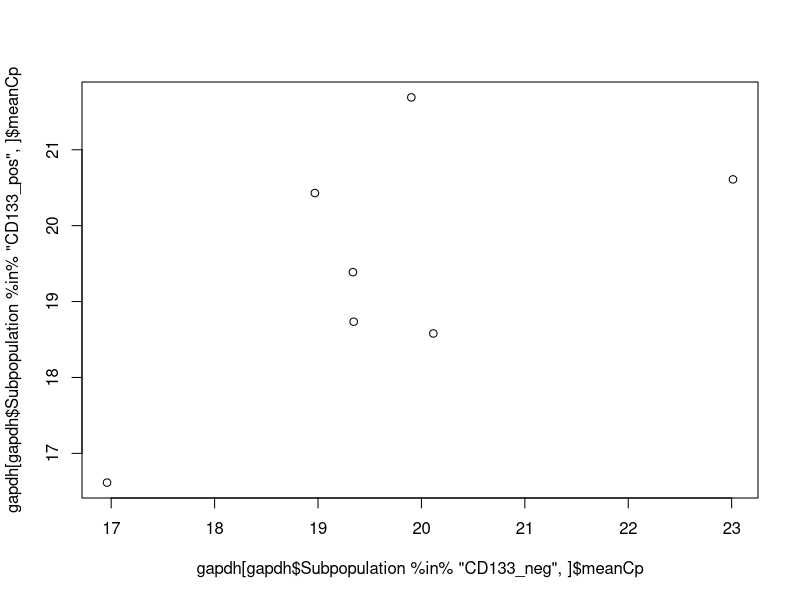
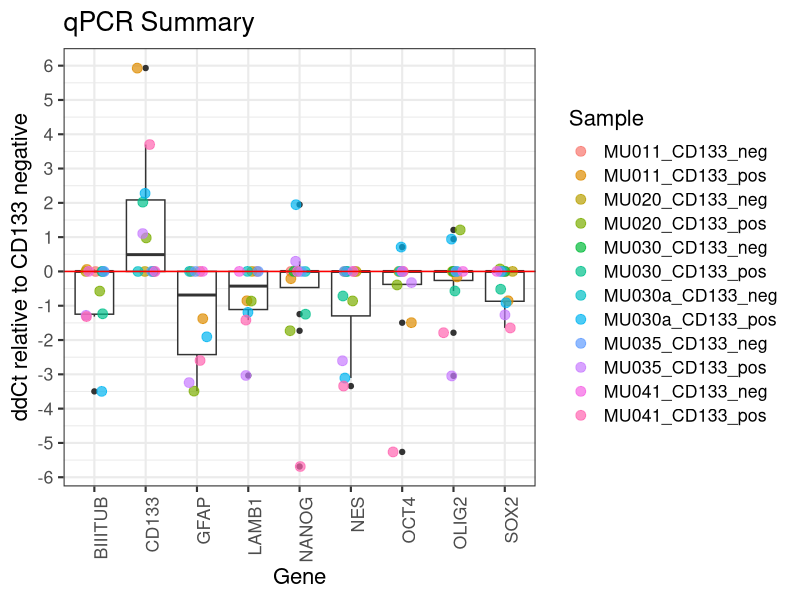

Generate these figures, in order, with R: (Note: this script raises an error after producing the figures.)
library(reshape)
library(plyr)
library(ggplot2)
#source('~/Documents/Rscripts/multiplot.R')

ddCTcalculate = function(geneOfInterest, sampleOfInterest='020_N', houseKeepingGene='GAPDH', referenceSample='020_N', data=rawData) 
{
    sampleHouse = paste(sampleOfInterest, houseKeepingGene)
    sampleGene = paste(sampleOfInterest, geneOfInterest)
    # Extract the Cp of the hosue keeping gene
    houseCp = data[sampleHouse, 'meanCp']
    geneCp = data[sampleGene, 'meanCp']
    # dCt calculation for the sample of interest
    dCt = houseCp - geneCp
    # Extract the meanCP for the reference sample. First get the index of the housekeeping gene, then the gene of interest
    refDctRowHouse = paste(referenceSample, houseKeepingGene)
    refDctRowGene = paste(referenceSample, geneOfInterest)
    # Calculate dCt for the reference sample
    referenceSample_dCt = data[refDctRowHouse, 'meanCp'] - data[refDctRowGene, 'meanCp']
    # Calculate ddCt
    ddCt = dCt - referenceSample_dCt
    return (ddCt)
}

foldChangecalculate = function(geneOfInterest, sampleOfInterest='020_N', houseKeepingGene='GAPDH', referenceSample='020_N', data=rawData) 
{
    sampleHouse = paste(sampleOfInterest, houseKeepingGene)
    sampleGene = paste(sampleOfInterest, geneOfInterest)
    # Extract the Cp of the hosue keeping gene
    houseCp = data[sampleHouse, 'meanCp']
    geneCp = data[sampleGene, 'meanCp']
    # dCt calculation for the sample of interest
    dCt = houseCp - geneCp
    # Extract the meanCP for the reference sample. First get the index of the housekeeping gene, then the gene of interest
    refDctRowHouse = paste(referenceSample, houseKeepingGene)
    refDctRowGene = paste(referenceSample, geneOfInterest)
    # Calculate dCt for the reference sample
    referenceSample_dCt = data[refDctRowHouse, 'meanCp'] - data[refDctRowGene, 'meanCp']
    # Calculate ddCt
    ddCt = dCt - referenceSample_dCt
    foldChange = 2^ddCt
    return (foldChange)
}

plotPDGC = function(dataFrame, pdgc="MU035") {
    # This function takes a dataFrane of some data and returns a ggplot object specific to the cell line supplied as a string
    extract = dataFrame[,"PDGC"] %in% pdgc
    datPlot = dataFrame[extract,]
    # The colour of the plots
    cols = c("orange", "forestgreen", "darkblue", "darkred")
    p = ggplot(data=datPlot, aes(x=Gene, y=ddCT, fill=Subpopulation)) +
        geom_bar(stat="identity", position=position_dodge(), colour="black") + 
        ggtitle(paste("qPCR", pdgc, sep=" ")) +  scale_fill_manual(values=cols) + 
        xlab("Gene") + ylab("ddCt") +
        theme_bw(base_size=16) + theme(axis.text.x = element_text(angle = 90, hjust = 1))
    return (p) }

setwd("150316_qPCRcd133Summary/")

dat = read.csv("dat/150316_summaryEdit.csv", row.names=1)
dat$Sample = paste(dat$PDGC, dat$Subpopulation, sep="_")
dat$Gene = gsub("POU5F1", "OCT4", dat$Gene)
dat$Gene = gsub("PROM1", "CD133", dat$Gene)

# Take the mean of duplicated measurements
datWide = ddply(dat, .(Sample, Gene, PDGC, Subpopulation), summarise, meanCp = mean(MeanCP, na.rm=T))

# Check that GAPDH is not differentially expressed
gapdh = datWide[datWide$Gene %in% "GAPDH",]
plot(gapdh[gapdh$Subpopulation %in% "CD133_neg",]$meanCp,
     gapdh[gapdh$Subpopulation %in% "CD133_pos",]$meanCp)

# Calculate ddCT

getddCt = function(dataFrame, sampleInt="MU035_CD133_neg") 
{
    # Extract the genes that were measured by both samples.
    samp = dataFrame[dataFrame$Sample %in% sampleInt,"Gene"]
    cd133neg = gsub("_CD133_pos", "_CD133_neg", sampleInt)
    ref = dataFrame[dataFrame$Sample %in% cd133neg, "Gene"]
    genes = intersect(samp, ref)
    
    # Subset the shared genes and sort
    subDat = dataFrame[dataFrame$Sample %in% c(sampleInt, cd133neg),]
    subDat = subDat[subDat$Gene %in% genes,]
    subDat = subDat[order(subDat$Sample, subDat$Gene),]
    row.names(subDat) = paste(subDat$Sample, subDat$Gene)
    
    # Call the ddCt functions
    subDat$ddCT = ddCTcalculate(geneOfInterest=subDat$Gene, sampleOfInterest=subDat$Sample,
                                houseKeepingGene='GAPDH', referenceSample=cd133neg, data=subDat)
    subDat$foldChange = foldChangecalculate(geneOfInterest=subDat$Gene, sampleOfInterest=subDat$Sample,
                                            houseKeepingGene='GAPDH', referenceSample=cd133neg, data=subDat)
    
    # Remove the reference samples which will be 0 anyway.
    result = subDat[subDat$Sample %in% sampleInt,]
    # Will have to switch between these return values for plotting
    return (subDat)
    #return (result)
}

############   Calculate ddCT ############  
dataFrame = datWide
sampleInt = "MU035_CD133_pos"

mu035_P = getddCt(datWide, "MU035_CD133_pos")
mu011_P = getddCt(datWide, "MU011_CD133_pos")
mu020_P = getddCt(datWide, "MU020_CD133_pos")
mu030_P = getddCt(datWide, "MU030_CD133_pos")
mu030a_P = getddCt(datWide, "MU030a_CD133_pos")
mu041_P = getddCt(datWide, "MU041_CD133_pos")

ddCt = rbind(mu011_P, mu020_P, mu030_P, mu030a_P, mu035_P, mu041_P)
# write.csv(ddCt,"150317_ddCtResults.csv", row.names=F)

rm(mu011_P, mu020_P, mu030_P, mu030a_P, mu035_P, mu041_P)
# Get rid of the genes only measured on ES cells
ddCt = ddCt[!ddCt$Gene %in% c("ATP5G3", "B2M", "CREB1",  "GRIA2", "GAPDH",
                              "HAPLN1", "MGMT", "REST"),]

orderedDat = ddCt[order(ddCt$Gene, ddCt$PDGC),]

# Make a boxplot of ddCT valuse
ggplot(data=ddCt, aes(x=Gene, y=ddCT)) +
    geom_boxplot() + geom_point(aes(colour=Sample), size =3, alpha=0.7,  position = position_jitter(w = 0.2)) +
    ggtitle("qPCR Summary") + geom_hline(yintercept=0, colour="red") +
    xlab("Gene") + ylab("ddCt relative to CD133 negative") +
    scale_y_continuous(breaks = round(seq(-6, 6, by = 1),1)) +
    theme_bw(base_size=16) + theme(axis.text.x = element_text(angle = 90, hjust = 1))

######## Summarise by biological replicates ######## 

bioRep = ddply(ddCt, .(Subpopulation, Gene), summarise, meanddCt = mean(ddCT, na.rm=T), 
               sdddCt = sd(ddCT, na.rm=T), reps=length(ddCT))
bioRep$seddCt = bioRep$sdddCt / sqrt(bioRep$reps)
write.csv(bioRep, "150321_biologicalRepCD133.csv")

# Plot the biological replicates
ggplot(data=bioRep, aes(x=Gene, y=meanddCt, fill=Subpopulation)) +
    geom_bar(stat="identity", position=position_dodge(), colour="black") + 
    ggtitle("qPCR biological Replicates (n = 5 - 6)") +  scale_fill_manual(values="lightblue3") + 
    geom_errorbar(aes(ymin=meanddCt-seddCt, ymax=meanddCt+seddCt), width=.2, position=position_dodge(0.9)) +
    xlab("Gene") + ylab("ddCT relative to CD133 negative") + scale_y_continuous(breaks = round(seq(-6, 6, by = 1),1)) +
    theme_bw(base_size=16) + theme(axis.text.x = element_text(angle = 90, hjust = 1))

geneTtest <- function (gene) {
    # pass the name of the gene of interest as the argument
    gem = ddCt[ddCt$Gene %in% gene,]
    test = t.test(ddCT ~ Subpopulation, data=gem, paired=T)
    result = test$p.value
    return (result)
}
# Conduct the statistical tests
ddCt$Subpopulation = droplevels(ddCt$Subpopulation)
tests = c(geneTtest("BIIITUB"), geneTtest("CD133"), geneTtest("GFAP"), geneTtest("LAMB1"),
          geneTtest("NANOG"),   geneTtest("NES"), geneTtest("OCT4"), 
          geneTtest("OLIG2"),   geneTtest("SOX2"))
names(tests) = unique(ddCt$Gene)
# Correct for multiple testing using FDR
result = p.adjust(tests, method="fdr")
bioRep$adj_pVal = result

# Add a column with stars describing if a test is significant
bioRep$star <- " "
bioRep$star[bioRep$adj_pVal < .05]  = "*"
bioRep$star[bioRep$adj_pVal < .01]  <- "**"
bioRep$star[bioRep$adj_pVal < .001] <- "***"
# Avoid repetition
bioRep$star[1:8] = " "
write.csv(bioRep, "150321_replicatesStatsTest.csv")

##### Final plot #####
ggplot(data=bioRep, aes(x=Gene, y=meanddCt, fill=Subpopulation)) +
    geom_bar(stat="identity", position=position_dodge(), colour="black") + 
    ggtitle("qPCR biological Replicates (n = 5 - 6)") +  scale_fill_manual(values=c("blue","gold1")) + 
    geom_errorbar(aes(ymin=meanddCt-seddCt, ymax=meanddCt+seddCt), width=.2, position=position_dodge(0.9)) +
    xlab("Gene") + ylab("ddCT relative to H9 NSC") + scale_y_continuous(breaks = round(seq(-5, 5, by = 1),1)) +
    # Setting y to a 6 moves the asterix up to the top of the plot
    geom_text(aes(label=star), colour="black", y=3.5, size=10) +
    theme_bw(base_size=20) + theme(axis.text.x = element_text(angle = 90, hjust = 1))
